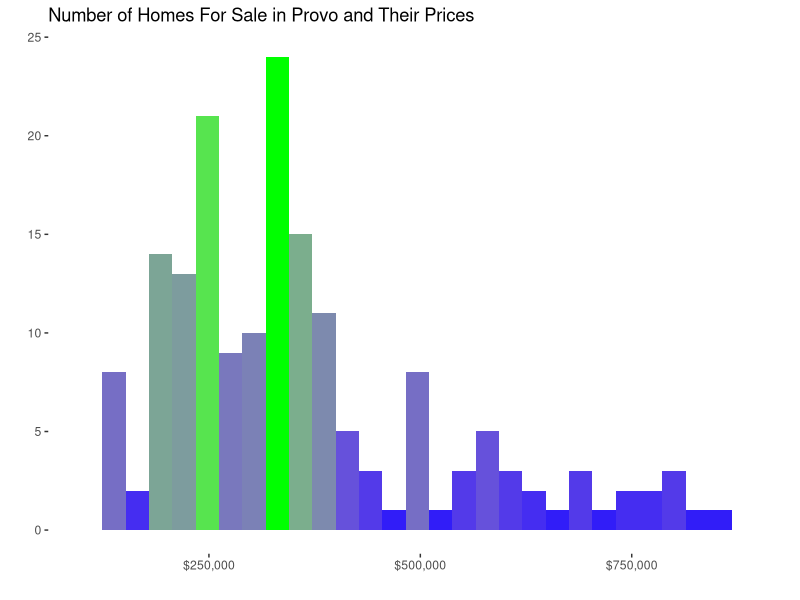

This chart was generated by the following R code:
read.csv("zillow2017-10-02_081524.csv")
library(tidyverse)
data("zillow2017-10-02_081524.csv")
zillowprovo <- read.csv("zillow2017-10-02_081524.csv")

ggplot(data = zillowprovo) +
  geom_histogram(aes(fill =..count.., x = price)) +
  scale_fill_gradient("Count", low = "blue", high = "green") +
  labs(title = "Number of Homes For Sale in Provo and Their Prices", x = "", y = "") +
  theme_bw() + 
  scale_x_continuous(labels = scales::dollar, limits = c(100000, 900000)) +
  theme(panel.border = element_blank(), panel.grid.major = element_blank(), panel.grid.minor = element_blank(), axis.line = element_blank(), legend.position = "none")
  
  
  
